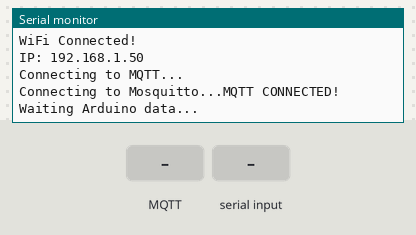
Bench run of a sketch on a simulated ESP32-S3. Parts: the last lines printed to the serial monitor. The test bench sets the inputs (shaded band). WiFi joins after 1.5 s; servers stay silent unless stated; no MQTT or app messages arrive unless stated.

Above: at 5.7 s.
5.8 s: MQTT message "WaterPump:" arrives on the first subscribed topic
At 6.8 s:
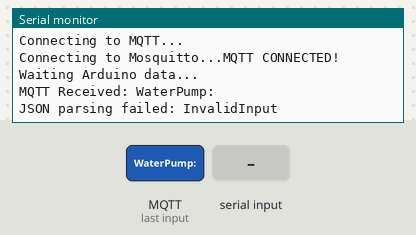
7.3 s: "WaterPump:\n" received over the second serial link
At 8.0 s:
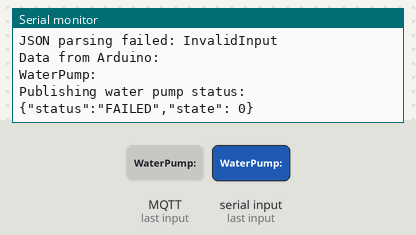
8.8 s: MQTT message "ON" arrives on the first subscribed topic
At 9.1 s:
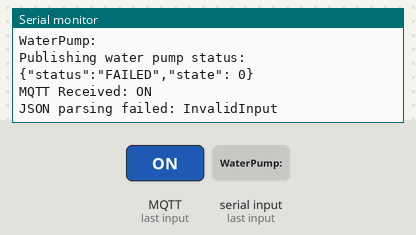
10.3 s: "ON\n" received over the second serial link
At 11.4 s:
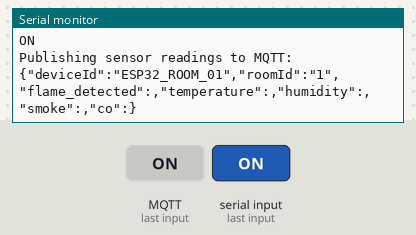
11.8 s: MQTT message "0" arrives on the first subscribed topic
At 12.6 s:
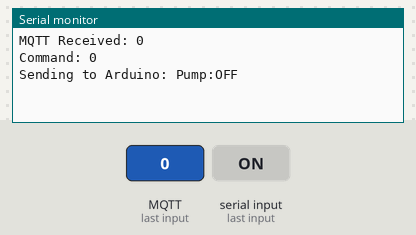
13.3 s: ",\n" received over the second serial link
At 13.7 s:
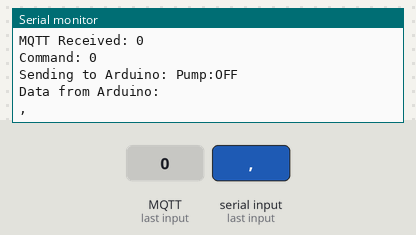

Measured:
- after the input at 5.8 s, the serial monitor: prints a new line at once (image 1)
- after the input at 7.3 s, the serial monitor: prints a new line at once (image 2)
- after the input at 8.8 s, the serial monitor: prints a new line at once (image 3)
- after the input at 10.3 s, the serial monitor: prints a new line at once (image 4)
- after the input at 11.8 s, the serial monitor: prints a new line at once (image 5)
- after the input at 13.3 s, the serial monitor: prints a new line at once (image 6)

The sketch:

mosquitto_mqtt_communication.ino
```cpp
#include <WiFi.h>
#include <WiFiClientSecure.h>
#include <PubSubClient.h>
#include <esp_log.h>
#include <ArduinoJson.h>

// Setup for Received and Transmit PIN
#define RXD2 44
#define TXD2 43

// WiFi Setup
const char* ssid = "YOUR WIFI NAME";
const char* password = "YOUR WIFI PASSWORD";

// Mosquitto broker Setup
const char* mqtt_server = "YOUR MQTT SERVER IP ADDRESS"; // need to change to your ip address of mqtt server
const char* mqtt_user = "YOUR MQTT USERNAME";
const char* mqtt_pass = "YOUR MQTT PASSWORD";
const int   mqtt_port   = 0; // TLS port, change to your mqtt server port

// Secure WiFi client
WiFiClient esp32s3Client;
PubSubClient client(esp32s3Client);

void connectMosquittoMQTT(){
  Serial.println("Connecting to MQTT...");

  client.setBufferSize(512);
  client.setServer(mqtt_server, 1883);

  int attempts = 0;

  while(!client.connected() && attempts < 10){
    Serial.print("Connecting to Mosquitto...");

    if(client.connect("ESP32S3Client", mqtt_user, mqtt_pass)){
      Serial.println("MQTT CONNECTED!");
      client.subscribe("firebomba/room/1/pump/command");

    }else{
      Serial.print("\nFAILED, rc= ");

      if(client.state() == -2){
        Serial.println("MQTT_CONNECT_FAILED, Network failed.");

      }else if(client.state() == -4){
        Serial.println("MQTT_CONNECTED_TIMEOUT, Broker didn't respond.");

      }else{
        Serial.println(client.state());
      }

      delay(2000);
      attempts++;
    }
  }
}

void connectWifi(){
  Serial.println();
  Serial.println("Starting WiFi Connection...");

  WiFi.begin(ssid, password);
  int wifi_attempts = 0;

  while(WiFi.status() != WL_CONNECTED){
    delay(500);
    Serial.print(".");
    wifi_attempts++;

    if(wifi_attempts > 20){
      Serial.println("\nConnection Failed!!!");
      break;
    }
  }

  if(WiFi.status() == WL_CONNECTED){
    Serial.println("\nWiFi Connected!");
    Serial.print("IP: ");
    Serial.println(WiFi.localIP());
    connectMosquittoMQTT();
  }
}

// Function for water pump manual control
void manualControlMessage(char* topic, byte* payload, unsigned int length) {
  String msg = "";

  // Read MQTT payload
  for (int i = 0; i < length; i++) {
    msg += (char)payload[i];
  }

  Serial.print("MQTT Received: ");
  Serial.println(msg);

  // Create JSON document
  JsonDocument doc;

  // Parse JSON
  DeserializationError error = deserializeJson(doc, msg);

  if (error) {
    Serial.print("JSON parsing failed: ");
    Serial.println(error.c_str());
    return;
  }

  // Get command from JSON
  int command = doc["command"];

  Serial.print("Command: ");
  Serial.println(command);

  // Convert command to Pump:ON / Pump:OFF
  if (command == 1) {

    Serial.println("Sending to Arduino: Pump:ON");
    Serial2.println("Pump:ON");

  }
  else if (command == 0) {

    Serial.println("Sending to Arduino: Pump:OFF");
    Serial2.println("Pump:OFF");

  }
  else {

    Serial.println("Invalid pump command!");
  }
}

// Publish timing setup 5 seconds per time publish
unsigned long lastPublishTime = 0;
const unsigned long publishInterval = 5000;  // 5 seconds

// Define variables to store the publish messages
String serialData = "";
String sensorPayload = "";
String flamePayload = ""; // separate flame detect publish
String alertPayload = "";
String lastAlertSent = "";
bool alertActive = false;

void setup() {
  Serial.begin(115200);
  esp_log_level_set("*", ESP_LOG_NONE);
  delay(3000);

  Serial.println("ESP32S3 Booting...");
  Serial.println("build: " __DATE__ " " __TIME__);
  Serial.println("--------------------------------");

  connectWifi();

  // Initialise Serial 2 for communicate and send messages to Arduino Uno
  Serial2.begin(9600, SERIAL_8N1, RXD2, TXD2);
  Serial.println("Waiting Arduino data...");

  // Set call back for active the regarding function when received mqtt messages from subscribe topic
  client.setCallback(manualControlMessage);
}

void loop() {
  // Reconnect WIFI if lost connection
  if(WiFi.status() != WL_CONNECTED){
    Serial.println("WiFi lost connection. Reconnecting...");
    connectWifi();
    return; // stop loop until WiFi connected
  }

  // Reconnect Mosquitto MQTT
  if(!client.connected()){
    connectMosquittoMQTT();
  }
  client.loop();

  // Read Serial data only
  while (Serial2.available()) {
    char c = Serial2.read();

    if (c == '\n') {
      Serial.println("Data from Arduino:");
      Serial.println(serialData);

      if (serialData.startsWith("WaterPump:")) {
        String pumpState = serialData.substring(10);
        pumpState.trim();

        String pumpPayload = "{";

        if (pumpState == "ON") {
          pumpPayload += "\"status\":\"SUCCEEDED\",";
          pumpPayload += "\"state\": 1";

        }else{
          pumpPayload += "\"status\":\"FAILED\",";
          pumpPayload += "\"state\": 0";
        }

        pumpPayload += "}";

        Serial.println("Publishing water pump status:");
        Serial.println(pumpPayload);

        client.publish("firebomba/room/1/pump/status", pumpPayload.c_str());

        serialData = "";
        continue;
      }

      // Parse sensor values
      String flame  = getValue(serialData, "Flame:");
      String temp   = getValue(serialData, "Temp:");
      String humid  = getValue(serialData, "Humid:");
      String smoke  = getValue(serialData, "Smoke:");
      String co     = getValue(serialData, "CO:");

      // Build JSON store sensor readings
      sensorPayload = "{";
      sensorPayload += "\"deviceId\":\"ESP32_ROOM_01\",";
      sensorPayload += "\"roomId\":\"1\",";
      sensorPayload += "\"flame_detected\":" + flame + ",";
      sensorPayload += "\"temperature\":" + temp + ",";
      sensorPayload += "\"humidity\":" + humid + ",";
      sensorPayload += "\"smoke\":" + smoke + ",";
      sensorPayload += "\"co\":" + co;
      sensorPayload += "}";

      if(flame == "0" || flame == "1"){
        flamePayload = "{\"flame_detected\":" + flame + "}";
      }else{
        flamePayload = "";
      }

      // Parse alert messages
      String flameAlert = getValue(serialData, "FlameAlert:");
      String temperatureAlert = getValue(serialData, "TemperatureAlert:");
      String smokeAlert = getValue(serialData, "SmokeAlert:");
      String coAlert = getValue(serialData, "COAlert:");

      // Combine all the warning title in an array list
      String alertList = "";

      // Add alerts only if exist
      if (flameAlert != "") {
        if (alertList != "") alertList += ",";
        alertList += "\"" + flameAlert + "\"";
      }

      if (temperatureAlert != "") {
        if (alertList != "") alertList += ",";
        alertList += "\"" + temperatureAlert + "\"";
      }

      if (smokeAlert != "") {
        if (alertList != "") alertList += ",";
        alertList += "\"" + smokeAlert + "\"";
      }

      if (coAlert != "") {
        if (alertList != "") alertList += ",";
        alertList += "\"" + coAlert + "\"";
      }

      // Build JSON store alert notification messages
      if (alertList != "")
      {
        alertPayload = "{";
        alertPayload += "\"roomId\":1,";
        alertPayload += "\"warningTitles\":[" + alertList + "]";
        alertPayload += "}";
      } else {
        alertPayload = "";
      }

      serialData = ""; // clear buffer
    } else {
      serialData += c;
    }
  }

  // Publish every 5 seconds
  unsigned long now = millis();

  if (now - lastPublishTime >= publishInterval && sensorPayload != "") {
    lastPublishTime = now;

    Serial.println("Publishing sensor readings to MQTT:");
    Serial.println(sensorPayload);
    client.publish("firebomba/room/1/sensor-data", sensorPayload.c_str());

    if(flamePayload != ""){
      client.publish("firebomba/room/1/flame", flamePayload.c_str());
    }
  }

  // Only publish when alert is NEW (not same as last one)
  if (alertPayload != "" && alertPayload != lastAlertSent)
  {
    Serial.println("NEW ALERT → Publishing once:");
    Serial.println(alertPayload);

    client.publish("firebomba/room/1/alerts", alertPayload.c_str());

    lastAlertSent = alertPayload;  // remember last sent alert
    alertActive = true;
  }

  // Reset when fire cleared
  if (alertPayload == "" && alertActive)
  {
    Serial.println("Alert cleared");

    lastAlertSent = "";  // allow future alerts again
    alertActive = false;
  }

}

// Function for read the sensor values
String getValue(String data, String key) {
  int start = data.indexOf(key);
  if (start == -1) return "";

  start += key.length();
  int end = data.indexOf(",", start);
  if (end == -1) end = data.length();

  return data.substring(start, end);
}
```
